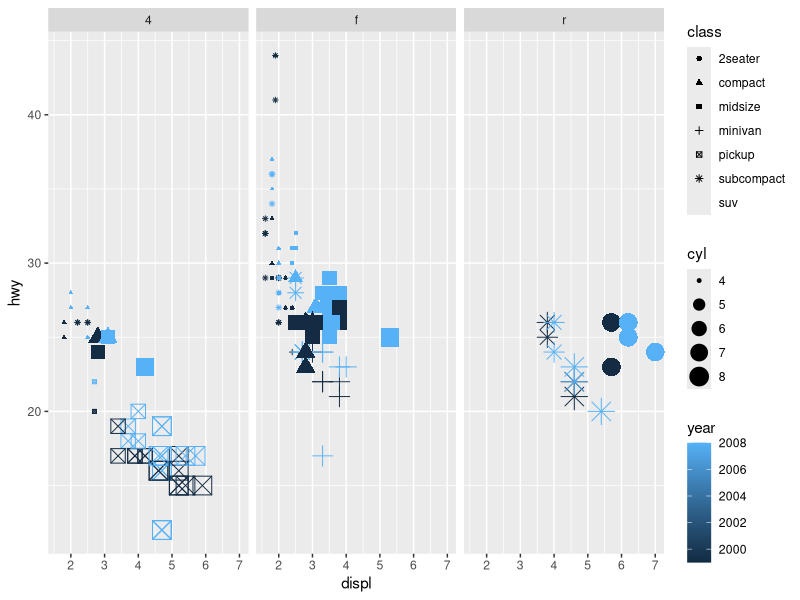
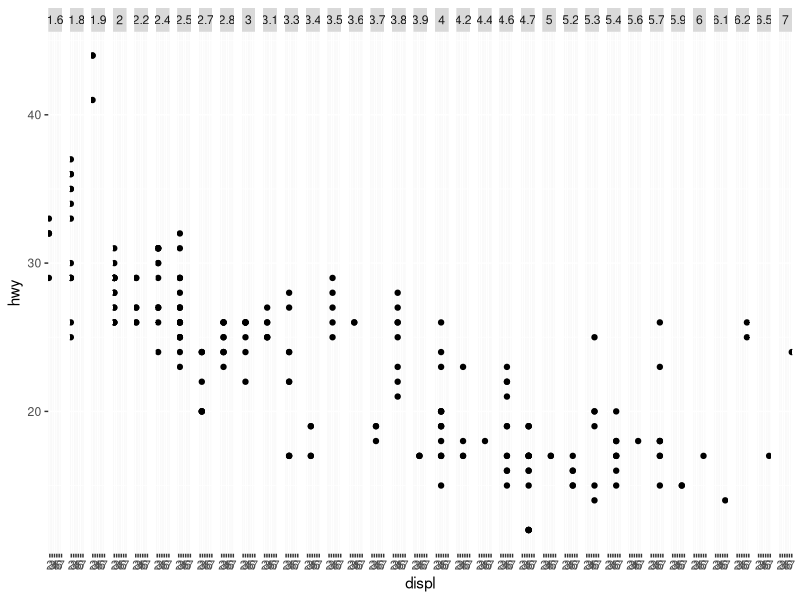
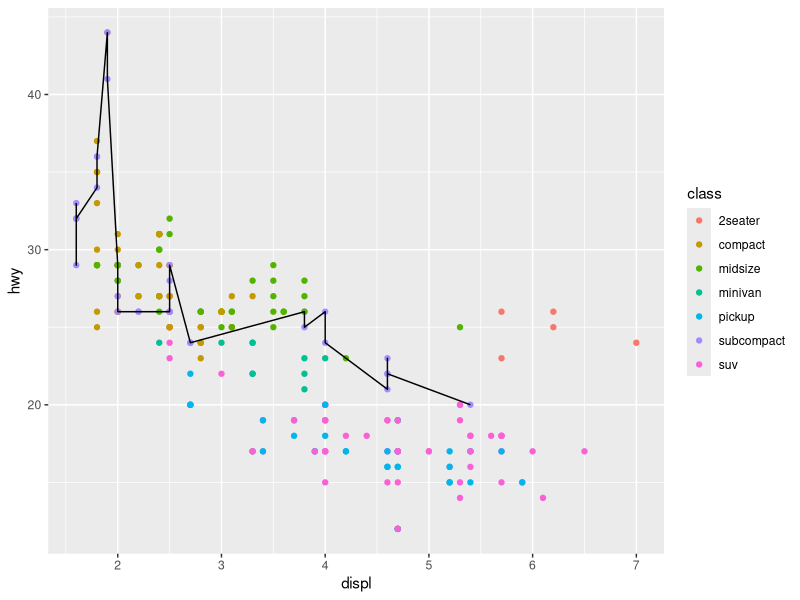
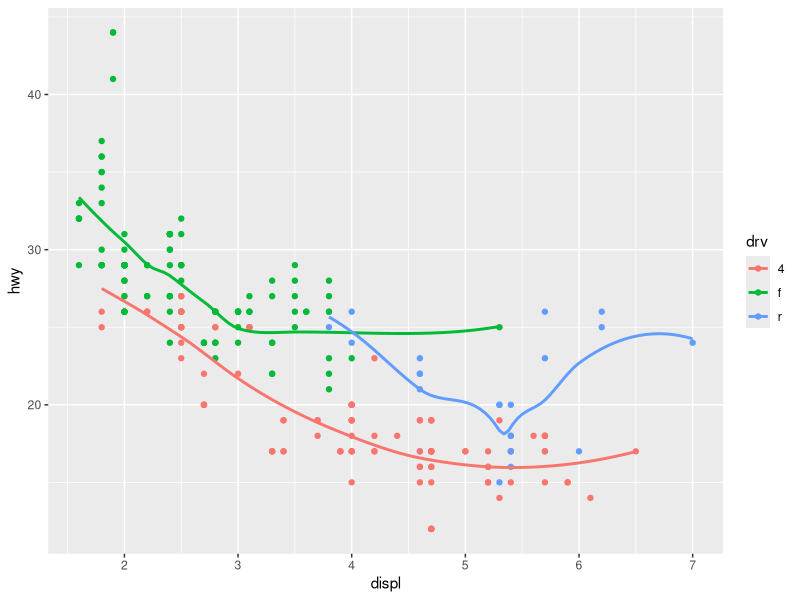
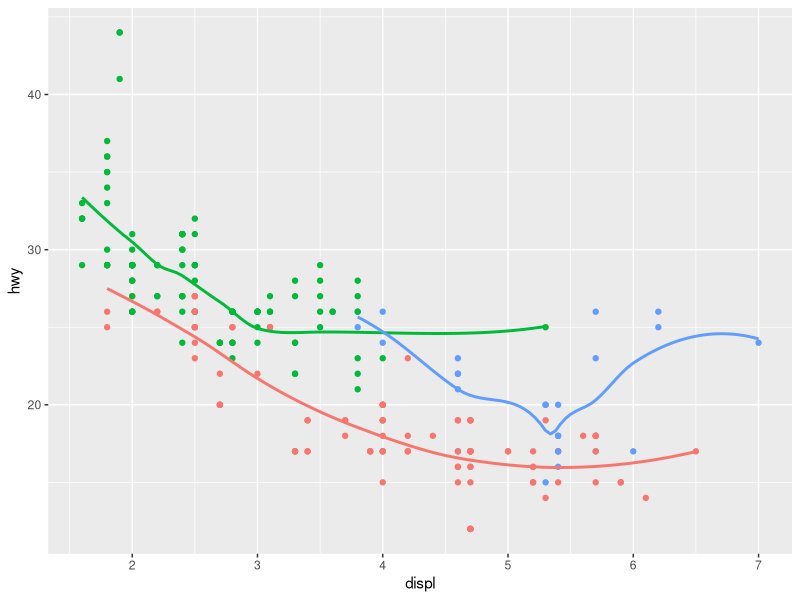
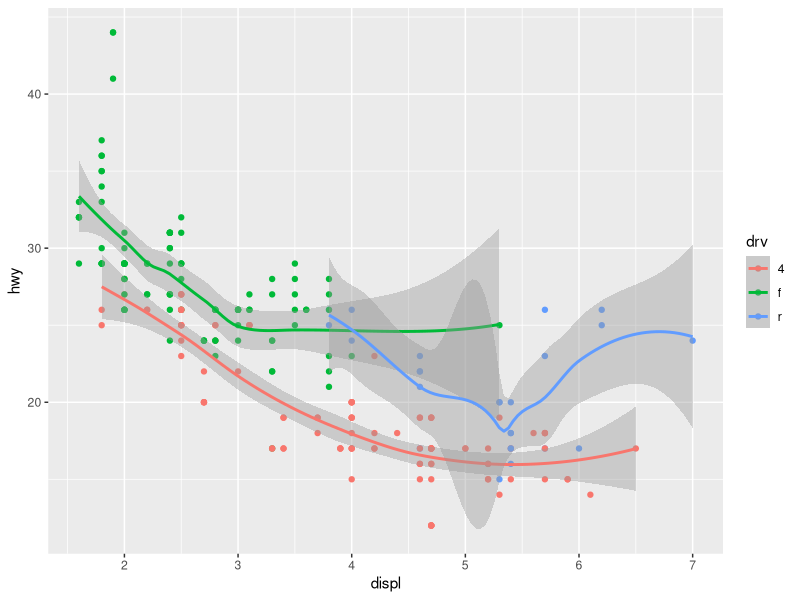
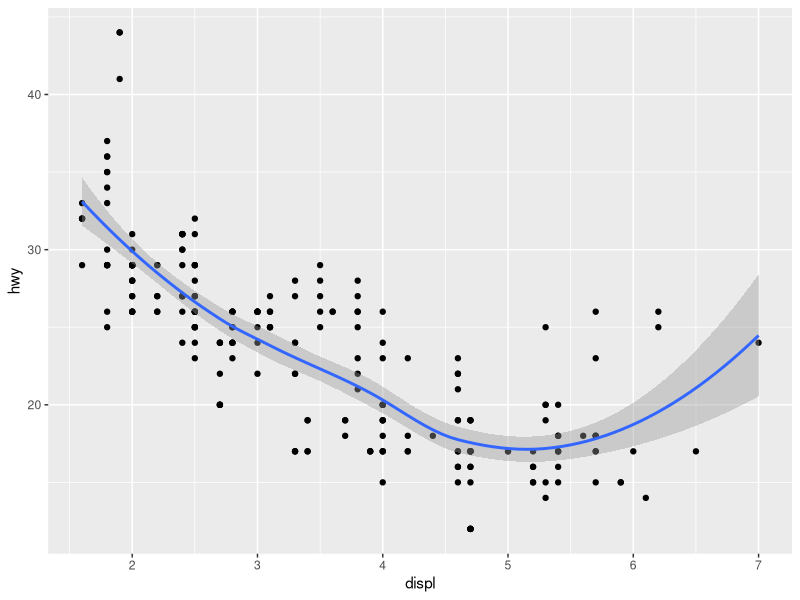
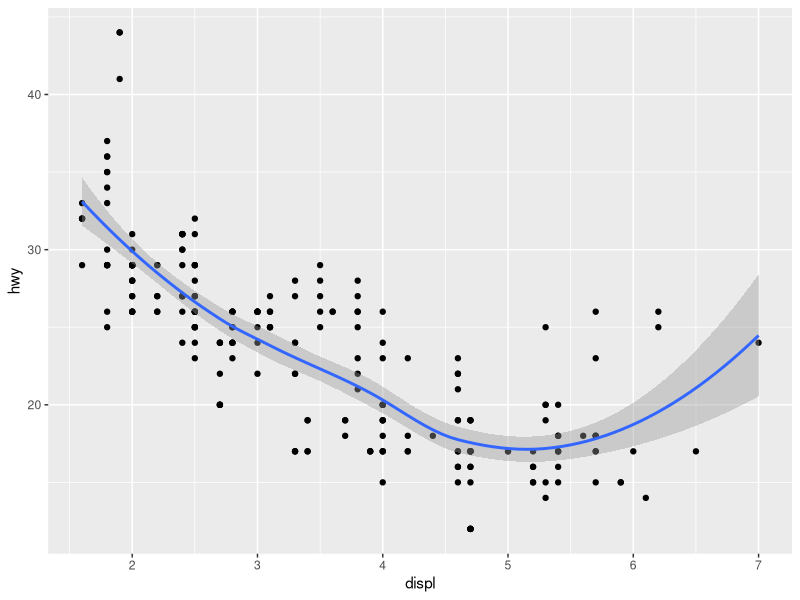

R code for these plots, in order:
### Buch, Exercise 3.3 ###

## 1.)
library(tidyverse)
p <- ggplot(data = mpg) +
geom_point(mapping= aes(x=displ,y=hwy),colour="blue")

## 2.)
str(mpg)

## 3.)
p <- ggplot(data = mpg) +
  geom_point(mapping= aes(x=displ,y=hwy,colour=year,size=cyl,shape=class))
p + facet_grid(~drv)

## 4.)
o <- ggplot(data = mpg) +
  geom_point(mapping= aes(x=displ,y=hwy,colour=as.factor(year),size=year))

## 5.)
i <- ggplot(data = mpg) +
  geom_point(mapping= aes(x=displ,y=hwy,stroke= cyl))

## 6.)
u <- ggplot(data = mpg) +
  geom_point(mapping= aes(x=displ,y=hwy,size=displ<5))

### Excercise 3.5 ###

## 1.)
z <- ggplot(data = mpg) +
  geom_point(mapping= aes(x=displ,y=hwy))
z + facet_grid(~displ)

## 2.)
t <- ggplot(data = mpg) +
geom_point(mapping = aes(x = drv, y = cyl))
# --> Empty cells mean there are no combinations with that amount of cylinders and that drive type ##

## 3.)
u <- ggplot(data = mpg) +
geom_point(mapping = aes(x = displ, y = hwy)) +
facet_grid(.~cyl)

v <- ggplot(data = mpg) +
geom_point(mapping = aes(x = displ, y = hwy)) +
facet_grid(cyl~.)

## Die Achse entlang der gruppiert wird, wird bestimmt durch die Postion von "~." bzw ".~" ##

## 4.)
r <- ggplot(data = mpg) +
geom_point(mapping = aes(x = displ, y = hwy)) +
facet_wrap(~ class, nrow = 2)

## colour --> better for comparison between different classes
## faceting --> better for comparison within the different classe


## 6.) screen format?


### Excercises 3.6 ###

## 1.)

ggplot(data = mpg, mapping = aes(x = displ, y = hwy)) + 
  geom_point(mapping = aes(color = class)) + 
  geom_line(data = filter(mpg, class == "subcompact"), se = FALSE)

## geom_+keyword (smooth for regression, hist for histogramm) ##

## 2.)
ggplot(data = mpg, mapping = aes(x = displ, y = hwy, color = drv)) + 
  geom_point() + 
  geom_smooth(se = FALSE)

## 3.)
ggplot(data = mpg, mapping = aes(x = displ, y = hwy, color = drv)) + 
  geom_point(show.legend = FALSE) + 
  geom_smooth(se = FALSE,show.legend = FALSE)

## 4.)
ggplot(data = mpg, mapping = aes(x = displ, y = hwy, color = drv)) + 
geom_point() + 
  geom_smooth(se = TRUE)

## 5.)

ggplot(data = mpg, mapping = aes(x = displ, y = hwy)) + 
  geom_point() + 
  geom_smooth()

ggplot() + 
  geom_point(data = mpg, mapping = aes(x = displ, y = hwy)) + 
  geom_smooth(data = mpg, mapping = aes(x = displ, y = hwy))

## 6.) nope


### Excercise 3.7 ###

## 1.) 

ggplot(data = diamonds) + 
  stat_summary(
    mapping = aes(x = cut, y = depth),
    fun.ymin = min,
    fun.ymax = max,
    fun.y = median
  )

## --> ~Boxplot


## 2.)

ggplot(data = diamonds) + 
  geom_col(mapping = aes(x = cut, y = carat , group = 1))

## geom_col displays abs. frequencies of y variable grouped by x variable
## geom_bar displays rel. frequencies


## 3.) 


## 4.)

ggplot(data = diamonds) + 
  stat_smooth(aes(x = carat,y=cut))

## 5.)

ggplot(data = diamonds) + 
  geom_bar(mapping = aes(x = cut, y = ..prop..,group=TRUE))
ggplot(data = diamonds) + 
  geom_bar(mapping = aes(x = cut, fill = color, y = ..prop..,group=1))

